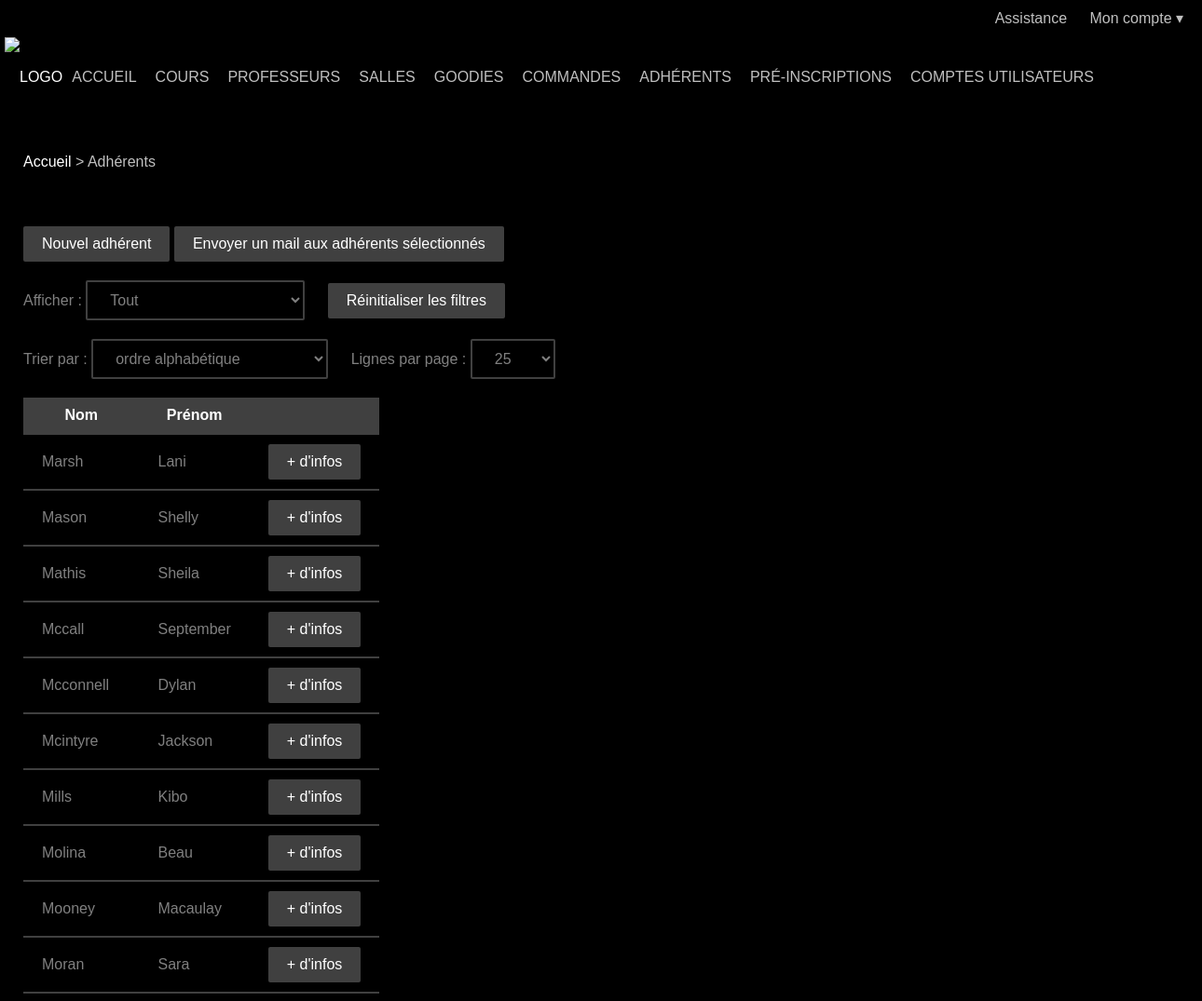
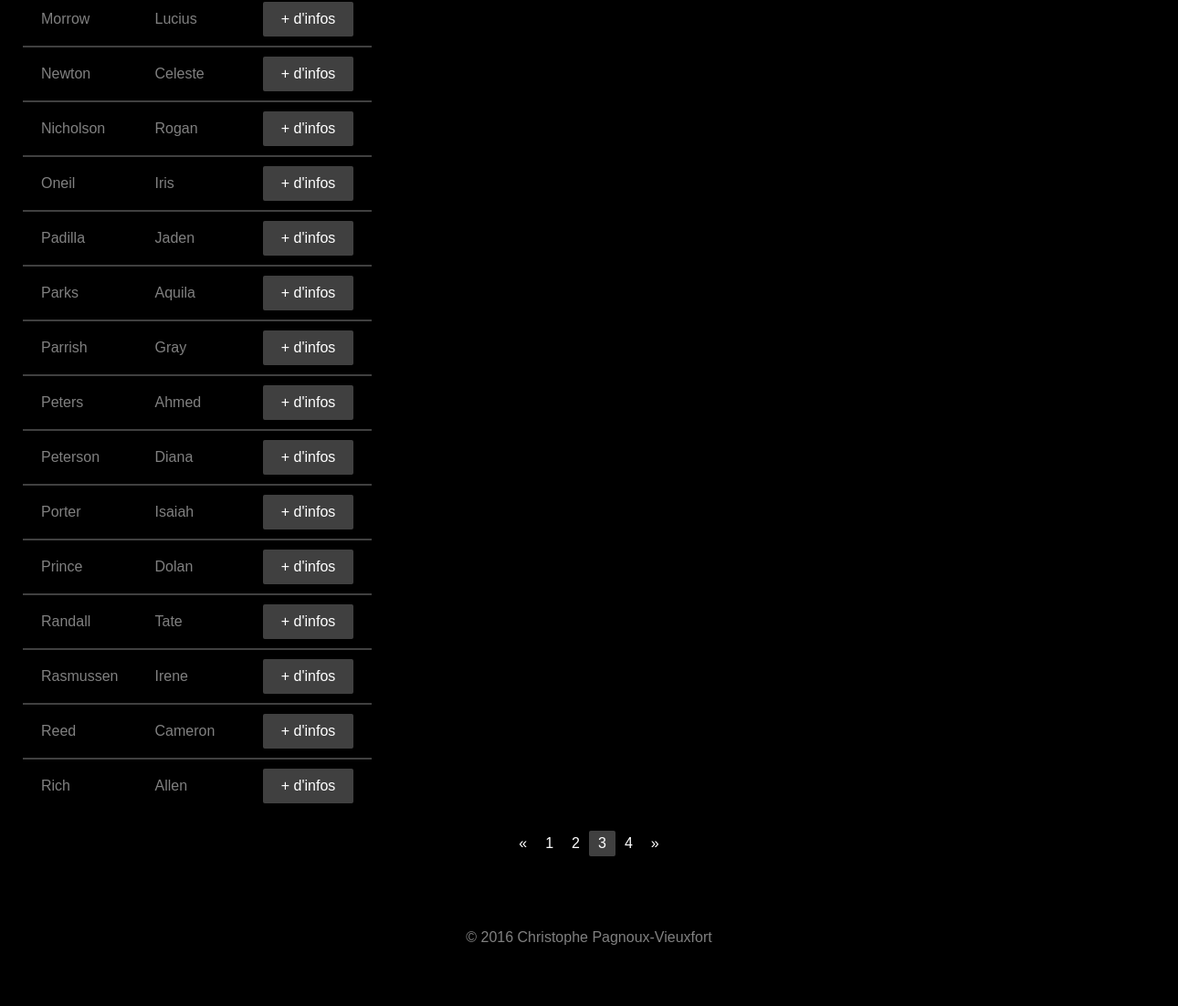
The page /overview.php?table=member&page=3 (signed in) on the database its author committed (2 pictures, top to bottom).
### tables this page shows
CREATE TABLE `member` (
  `member_id` smallint(5) UNSIGNED NOT NULL,
  `first_name` varchar(50) NOT NULL,
  `last_name` varchar(50) NOT NULL,
  `birth_date` date NOT NULL,
  `address` varchar(255) NOT NULL,
  `postal_code` char(5) NOT NULL,
  `city` varchar(50) NOT NULL,
  `cellphone` char(14) DEFAULT NULL,
  `cellphone_father` char(14) DEFAULT NULL,
  `cellphone_mother` char(14) DEFAULT NULL,
  `phone` char(14) DEFAULT NULL,
  `email` varchar(100) DEFAULT NULL,
  `means_of_knowledge` enum('POSTER_FLYER','INTERNET','WORD_OF_MOUTH','ADVERTISING_PANEL') NOT NULL,
  `volunteer` tinyint(1) NOT NULL DEFAULT '0',
  `creation_date` datetime NOT NULL
);

### views/table_member.html.php (the view, shortened to what this page needs)
<ol class="breadcrumb">
  <li><?php link_home() ?></li>
  <li>Adhérents</li>
</ol>
<div class="container">
  <ul class="action-links">
    <li><?php link_add_entity($table) ?></li>
    <li><?php link_send_mail_to_multiple_recipients($table) ?></li>
  </ul>
  <?php if (mysqli_num_rows($result) != 0): ?>
    <?php table_filter_member() ?>
    <table>
      <tr>
        <th>Nom</th>
        <th>Prénom</th>
        <th></th>
      </tr>
      <?php while ($row = mysqli_fetch_assoc($result)): ?>
        <?php $row = html_encode_strings($row) ?>
        <tr>
          <td><?php echo $row['last_name'] ?></td>
          <td><?php echo $row['first_name'] ?></td>
          <td><?php link_entity('member', $row['member_id']) ?></td>
        </tr>
      <?php endwhile ?>
    </table>
    <?php table_pagination($table, $page, $filter) ?>
  <?php elseif (row_count($table) != 0): ?>
    <?php table_filter_member() ?>
  <?php else: ?>
    <p>Aucun adhérent</p>
  <?php endif ?>
</div>

### src/util.php (shortened to what this page needs)
<?php
require_once 'src/table.php';
function link_home()
{
	echo '<a href="index.php">Accueil</a>';
}
function link_table($table)
{
	$label = '';
	switch ($table) {
	case 'goody':
		$label = 'Goodies';
		break;
	case 'lesson':
		$label = 'Cours';
		break;
	case 'member':
		$label = 'Adhérents';
		break;
	case 'order':
		$label = 'Commandes';
		break;
	case 'pre_registration':
		$label = 'Pré-inscriptions';
		break;
	case 'room':
		$label = 'Salles';
		break;
	case 'teacher':
		$label = 'Professeurs';
		break;
	case 'user':
		$label = 'Comptes utilisateurs';
		break;
	}
	echo '<a href="overview.php?table=' . $table . '">' . $label . '</a>';
}
function link_reset_filters($table)
{
	echo '<a class="button" href="overview.php?action=reset_filters&amp;' .
	     'table=' . $table . '">Réinitialiser les filtres</a>';
}
function link_previous($table, $page)
{
	if ($page == 1)
		echo '<a href="overview.php?table=' . $table . '">&laquo;</a>';
	else
		echo '<a href="overview.php?table=' . $table . '&amp;page=' .
		     $page . '">&laquo;</a>';
}
function link_next($table, $page)
{
	echo '<a href="overview.php?table=' . $table . '&amp;page=' . $page .
	     '">&raquo;</a>';
}
function link_page($table, $page)
{
	if ($page == 1)
		echo '<a href="overview.php?table=' . $table . '">' . $page .
		     '</a>';
	else
		echo '<a href="overview.php?table=' . $table . '&amp;page=' .
		     $page . '">' . $page . '</a>';
}
function link_entity($table, $id, $label = null)
{
	if (isset($label))
		echo '<a href="entity.php?table=' . $table . '&amp;id=' . $id .
		     '">' . $label . '</a>';
	else
		echo '<a class="button" href="entity.php?table=' . $table .
		     '&amp;id=' . $id . '">+ d\'infos</a>';
}
function link_add_entity($table, $id = null)
{
	$label = '';
	switch ($table) {
	case 'member':
		$label = 'Nouvel adhérent';
		break;
	}
	if (isset($id))
		echo '<a class="button" href="entity.php?action=add&amp;' .
		     'table=' . $table . '&amp;id=' . $id . '">' . $label .
		     '</a>';
	else
		echo '<a class="button" href="entity.php?action=add&amp;' .
		     'table=' . $table . '">' . $label . '</a>';
}
function link_send_mail_to_multiple_recipients($table)
{
	$filter = select_filter($table);
	$link = connect_database();
	$query = 'SELECT email FROM `' . $table . '`' . $filter;
	if (!$result = mysqli_query($link, $query)) {
		sql_error($link, $query);
		exit;
	}
	$to = '';
	while ($row = mysqli_fetch_assoc($result)) {
		if ($row['email'] != '') {
			if ($to != '')
				$to .= ',';
			$to .= $row['email'];
		}
	}
	$to = htmlspecialchars(urlencode($to));
	$label = '';
	switch ($table) {
	case 'member':
		$label = 'Envoyer un mail aux adhérents sélectionnés';
		break;
	}
	echo '<a class="button" href="mailto:' . $to . '" target="_blank">' .
	     $label . '</a>';
}
function link_send_ticket()
{
	echo '<a href="send_ticket.php">Assistance</a>';
}
function html_encode_strings($array)
{
	return $array;
}
function row_count($table, $filter = '')
{
	$link = connect_database();
	$query = 'SELECT COUNT(*) FROM `' . $table . '`' . $filter;
	if (!$result = mysqli_query($link, $query)) {
		sql_error($link, $query);
		exit;
	}
	$row = mysqli_fetch_row($result);
	return $row[0];
}
?>

### public/css/main.css (style rules this page uses)
body { background-attachment: fixed; background-color: #000000; background-image: url('http://www.insschool.fr/wp-content/uploads/2015/09/affiche-15-16-site-RVB-fusionne%CC%811.jpg'); background-position: center top; color: #808080; }
a { color: #ffffff; text-decoration: none; }
input[type=submit], .button { background-color: #404040; border: none; border-radius: 2px; color: #ffffff; display: inline-block; }
input[type=submit], .button { padding: 10px 20px; }
table { border-collapse: collapse; }
th, td { border-bottom: 2px solid #404040; padding: 10px 20px; }
th { background-color: #404040; color: #ffffff; }
tr:last-child td { border-bottom: none; }
.dropdown-menu, .navbar ul, .breadcrumb, .pagination ul, .action-links { margin: 0; padding: 0; }
.navbar, .breadcrumb, .container, .super-container, .footer-container { box-sizing: border-box; margin: auto; width: 1280px; }
.navbar li a { display: inline-block; float: left; padding: 0 10px; }
.utility-bar a, .dropdown-toggle, .navbar li a { color: #c0c0c0; }
.breadcrumb { color: #c0c0c0; margin-bottom: 20px; padding: 0 20px; }
.breadcrumb li { display: inline; }
.breadcrumb li::before { content: '> '; }
.breadcrumb li:first-child::before { content: none; }
.container { background-color: #000000; margin-bottom: 20px; padding: 20px; }
.pagination li a, .pagination li .active, .pagination li .disabled { border-radius: 2px; color: #ffffff; display: inline-block; float: left; padding: 5px 10px; }
.action-links { margin-bottom: 20px; margin-top: 20px; }
.action-links li { display: inline; }

### public/css/footer.css (style rules this page uses)
html { min-height: 100%; position: relative; }
body { margin-bottom: 140px; }

### rows shown on the page
member: last_name "Marsh", first_name "Lani"
member: last_name "Mason", first_name "Shelly"
member: last_name "Mathis", first_name "Sheila"
member: last_name "Mccall", first_name "September"
member: last_name "Mcconnell", first_name "Dylan"
member: last_name "Mcintyre", first_name "Jackson"
member: last_name "Mills", first_name "Kibo"
member: last_name "Molina", first_name "Beau"
member: last_name "Mooney", first_name "Macaulay"
member: last_name "Moran", first_name "Sara"
member: last_name "Morrow", first_name "Lucius"
member: last_name "Newton", first_name "Celeste"
member: last_name "Nicholson", first_name "Rogan"
member: last_name "Oneil", first_name "Iris"
member: last_name "Padilla", first_name "Jaden"
member: last_name "Parks", first_name "Aquila"
member: last_name "Parrish", first_name "Gray"
member: last_name "Peters", first_name "Ahmed"
member: last_name "Peterson", first_name "Diana"
member: last_name "Porter", first_name "Isaiah"
member: last_name "Prince", first_name "Dolan"
member: last_name "Randall", first_name "Tate"
member: last_name "Rasmussen", first_name "Irene"
member: last_name "Reed", first_name "Cameron"
member: last_name "Rich", first_name "Allen"

### other values the page prints
$label "COURS PROFESSEURS SALLES GOODIES COMMANDES ADHÉRENTS PRÉ-INSCRIPTIONS COMPTES UTILISATEURS"
$label "Nouvel adhérent"
$label "Envoyer un mail aux adhérents sélectionnés"
$page "1"
$page "2"
$page "3"
$page "4"
